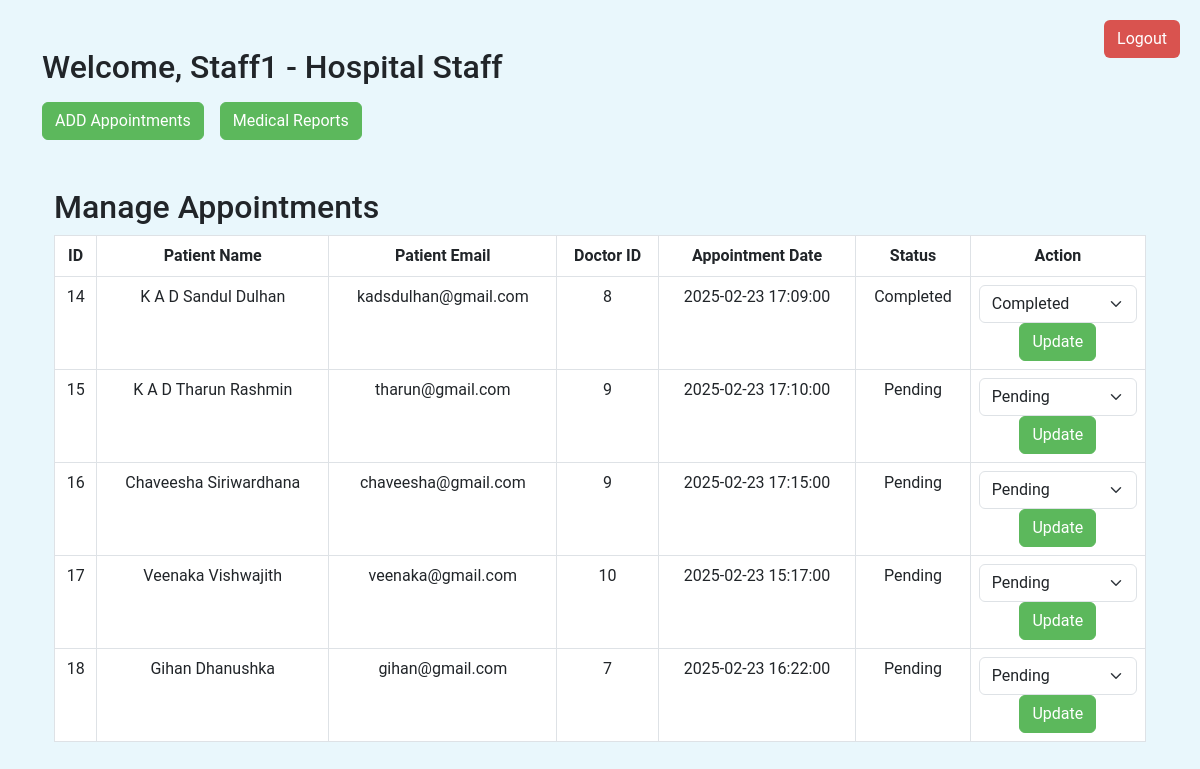
The page /staff_dashboard.php (signed in) on the database its author committed.
### tables this page shows
CREATE TABLE `users` (
  `id` int(11) NOT NULL,
  `username` varchar(50) NOT NULL,
  `password` varchar(255) NOT NULL,
  `role` enum('administrator','hospital_staff','patient') NOT NULL,
  `email` varchar(255) NOT NULL,
  `name` varchar(100) NOT NULL,
  `phone` varchar(15) NOT NULL
);

CREATE TABLE `appointments` (
  `id` int(11) NOT NULL,
  `patient_name` varchar(100) NOT NULL,
  `patient_email` varchar(100) DEFAULT NULL,
  `doctor_id` int(11) DEFAULT NULL,
  `appointment_date` datetime NOT NULL,
  `status` varchar(50) DEFAULT 'Pending'
);

### staff_dashboard.php (the view, shortened to what this page needs)
<?php
require_once 'db_config.php';
$user_id = $_SESSION['user_id'];
$sql = "SELECT * FROM users WHERE id = ? AND role = 'hospital_staff'";
$stmt = $conn->prepare($sql);
$stmt->bind_param("i", $user_id);
$stmt->execute();
$result = $stmt->get_result();
$staff = $result->fetch_assoc();
?>
<!DOCTYPE html>
<html lang="en">
<head>
    <link href="https://cdn.jsdelivr.net/npm/bootstrap@5.3.0-alpha1/dist/css/bootstrap.min.css" rel="stylesheet">
</head>
<body>
    <a href="logout.php" class="btn btn-logout">Logout</a>
    <div class="container mt-5">
        <h2>Welcome, <?php echo $staff['name']; ?> - Hospital Staff</h2>
        <div class="d-flex justify-content-start mt-3">
            <a href="appointments.php" class="btn btn-primary me-3">ADD Appointments</a>
            <a href="uploadMedicalReport.php" class="btn btn-primary">Medical Reports</a>
        </div>
        <div class="container mt-5">
            <h2>Manage Appointments</h2>
            <table class="table table-bordered">
                <thead>
                    <tr>
                        <th>ID</th>
                        <th>Patient Name</th>
                        <th>Patient Email</th>
                        <th>Doctor ID</th>
                        <th>Appointment Date</th>
                        <th>Status</th>
                        <th>Action</th>
                    </tr>
                </thead>
                <tbody>
                    <?php
                    $query = "SELECT * FROM appointments";
                    $result = mysqli_query($conn, $query);
                    while ($row = mysqli_fetch_assoc($result)) {
                        echo "<tr>";
                        echo "<td>" . $row['id'] . "</td>";
                        echo "<td>" . $row['patient_name'] . "</td>";
                        echo "<td>" . $row['patient_email'] . "</td>";
                        echo "<td>" . $row['doctor_id'] . "</td>";
                        echo "<td>" . $row['appointment_date'] . "</td>";
                        echo "<td>" . $row['status'] . "</td>";
                        echo "<td>
                                <form method='POST' action='crud-appointment.php'>
                                    <select name='status' class='form-select'>
                                        <option value='Pending' " . ($row['status'] == 'Pending' ? 'selected' : '') . ">Pending</option>
                                        <option value='Completed' " . ($row['status'] == 'Completed' ? 'selected' : '') . ">Completed</option>
                                        <option value='Cancelled' " . ($row['status'] == 'Cancelled' ? 'selected' : '') . ">Cancelled</option>
                                    </select>
                                    <input type='hidden' name='appointment_id' value='" . $row['id'] . "'>
                                    <button type='submit' name='update_status' class='btn btn-primary'>Update</button>
                                </form>
                              </td>";
                        echo "</tr>";
                    }
                    ?>
                </tbody>
            </table>
        </div>
    </div>
</body>
</html>

### staff_dashboard.php (style rules this page uses)
body { background-color: #e9f7fc; font-family: 'Roboto', sans-serif; }
.container { margin-top: 50px; }
.btn-primary { background-color: #5cb85c; border-color: #5cb85c; }
.btn-logout { position: absolute; top: 20px; right: 20px; background-color: #d9534f; color: white; }
.table th, .table td { text-align: center; background-color:#ffff; }

### rows shown on the page
users: name "Staff1"
appointments: id "14", patient_name "K A D Sandul Dulhan", patient_email "kadsdulhan@gmail.com", doctor "8", appointment_date "2025-02-23 17:09:00", status "Completed"
appointments: id "15", patient_name "K A D Tharun Rashmin", patient_email "tharun@gmail.com", doctor "9", appointment_date "2025-02-23 17:10:00", status "Pending"
appointments: id "16", patient_name "Chaveesha Siriwardhana", patient_email "chaveesha@gmail.com", doctor "9", appointment_date "2025-02-23 17:15:00", status "Pending"
appointments: id "17", patient_name "Veenaka Vishwajith", patient_email "veenaka@gmail.com", doctor "10", appointment_date "2025-02-23 15:17:00", status "Pending"
appointments: id "18", patient_name "Gihan Dhanushka", patient_email "gihan@gmail.com", doctor "7", appointment_date "2025-02-23 16:22:00", status "Pending"
